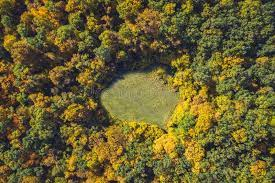
#> input picture clearing.png, 275 x 183 px
$ python clearing.py
#> lines starting #> are read from the running program, lines starting #| are printed output that depends on the picture; after the words box and inside, x2 and y2 are one past the last pixel; in counts of white or black regions, pixels touching at a corner belong together
import cv2 as cv
import numpy as np

# Load the image
image = cv.imread('clearing.png')
#> image is the input picture: shape (183, 275, 3); mean B, G, R 48.7, 95.9, 106.3

# Convert the image to grayscale
gray = cv.cvtColor(image, cv.COLOR_BGR2GRAY)
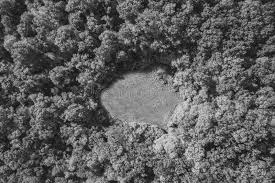
#> gray: shape (183, 275); min 1, max 224, mean 93.6

# Apply a binary threshold to the image
_, threshold = cv.threshold(gray, 135, 255, cv.THRESH_BINARY)
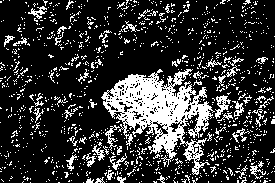
#> threshold: shape (183, 275); 20.7% white; 1085 white regions (1034 under 20 px)

# Find contours in the threshold image
contours, _ = cv.findContours(threshold, cv.RETR_TREE, cv.CHAIN_APPROX_SIMPLE)
#> contours = 1441 contours, 1410 with area under 20; largest, box (x1, y1, x2, y2) and area: (101, 69, 215, 175) 5093, (215, 95, 231, 119) 140, (152, 121, 169, 135) 82, (168, 121, 181, 133) 66, (118, 101, 134, 113) 62

# Filter contours based on area
min_contour_area = 1000  # Minimum contour area to consider a space "open"
open_spaces = [cnt for cnt in contours if cv.contourArea(cnt) > min_contour_area]
#> open_spaces = 1 contour; box (x1, y1, x2, y2) and area: (101, 69, 215, 175) 5093

# Draw the open spaces on the image
for contour in open_spaces:
    cv.drawContours(image, [contour], -1, (0, 255, 0), 2)
#> this loop made 1 pass
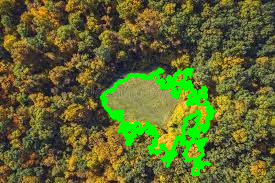
#> image: shape (183, 275, 3); 6.76% of pixels changed, all inside (x1, y1, x2, y2) = (100, 68, 216, 176)

# Display the image
cv.imshow('Open Spaces', image)
cv.imwrite( 'Open_Spaces.png', image)
cv.waitKey(0)
cv.destroyAllWindows()
